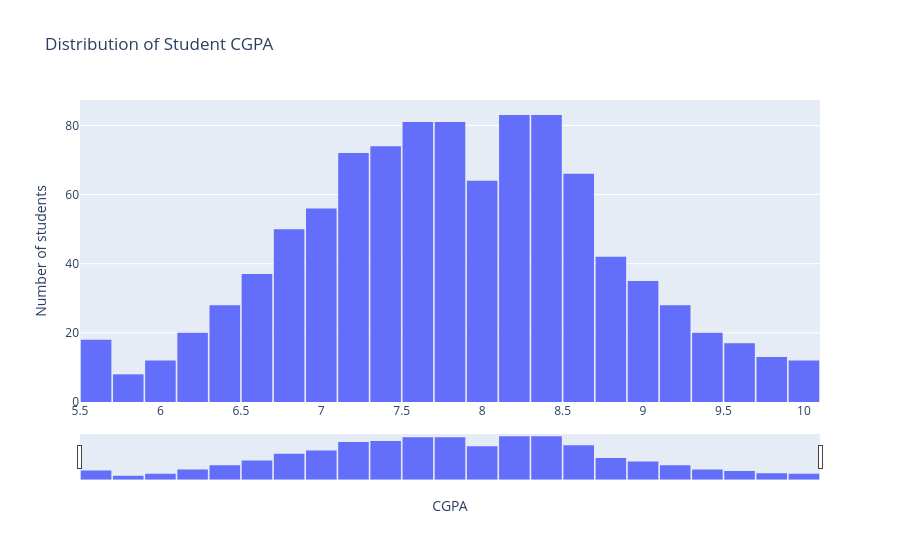

Notebook code for this chart:
### Code cell
import pandas as pd
import plotly.express as px

# Load the placement dataset
df = pd.read_csv("placement_data_cleaned.csv")

# Create an interactive CGPA histogram
fig1 = px.histogram(
    df,
    x="CGPA",
    title="Distribution of Student CGPA",
    labels={"CGPA": "CGPA"}
)

fig1.update_layout(
    yaxis_title="Number of students",
    xaxis=dict(rangeslider=dict(visible=True, thickness=0.12)),
    bargap=0.05
)

fig1.show()

### Figure 1 — Plotly figure (JSON) as saved in the notebook; plotly's stock layout.template omitted (floating-point values rounded to 4 significant figures; data arrays with more than 128 entries replaced by an {"elided": "..."} marker saying what was removed)
{"data": [{"bingroup": "x", "hovertemplate": "CGPA=%{x}<br>count=%{y}<extra></extra>", "legendgroup": "", "marker": {"color": "#636efa", "pattern": {"shape": ""}}, "name": "", "orientation": "v", "showlegend": false, "type": "histogram", "x": {"elided": "1000 float values"}, "xaxis": "x", "yaxis": "y"}], "layout": {"bargap": 0.05, "barmode": "relative", "legend": {"tracegroupgap": 0}, "title": {"text": "Distribution of Student CGPA"}, "xaxis": {"anchor": "y", "domain": [0, 1], "rangeslider": {"thickness": 0.12, "visible": true}, "title": {"text": "CGPA"}}, "yaxis": {"anchor": "x", "domain": [0, 1], "title": {"text": "Number of students"}}}}
